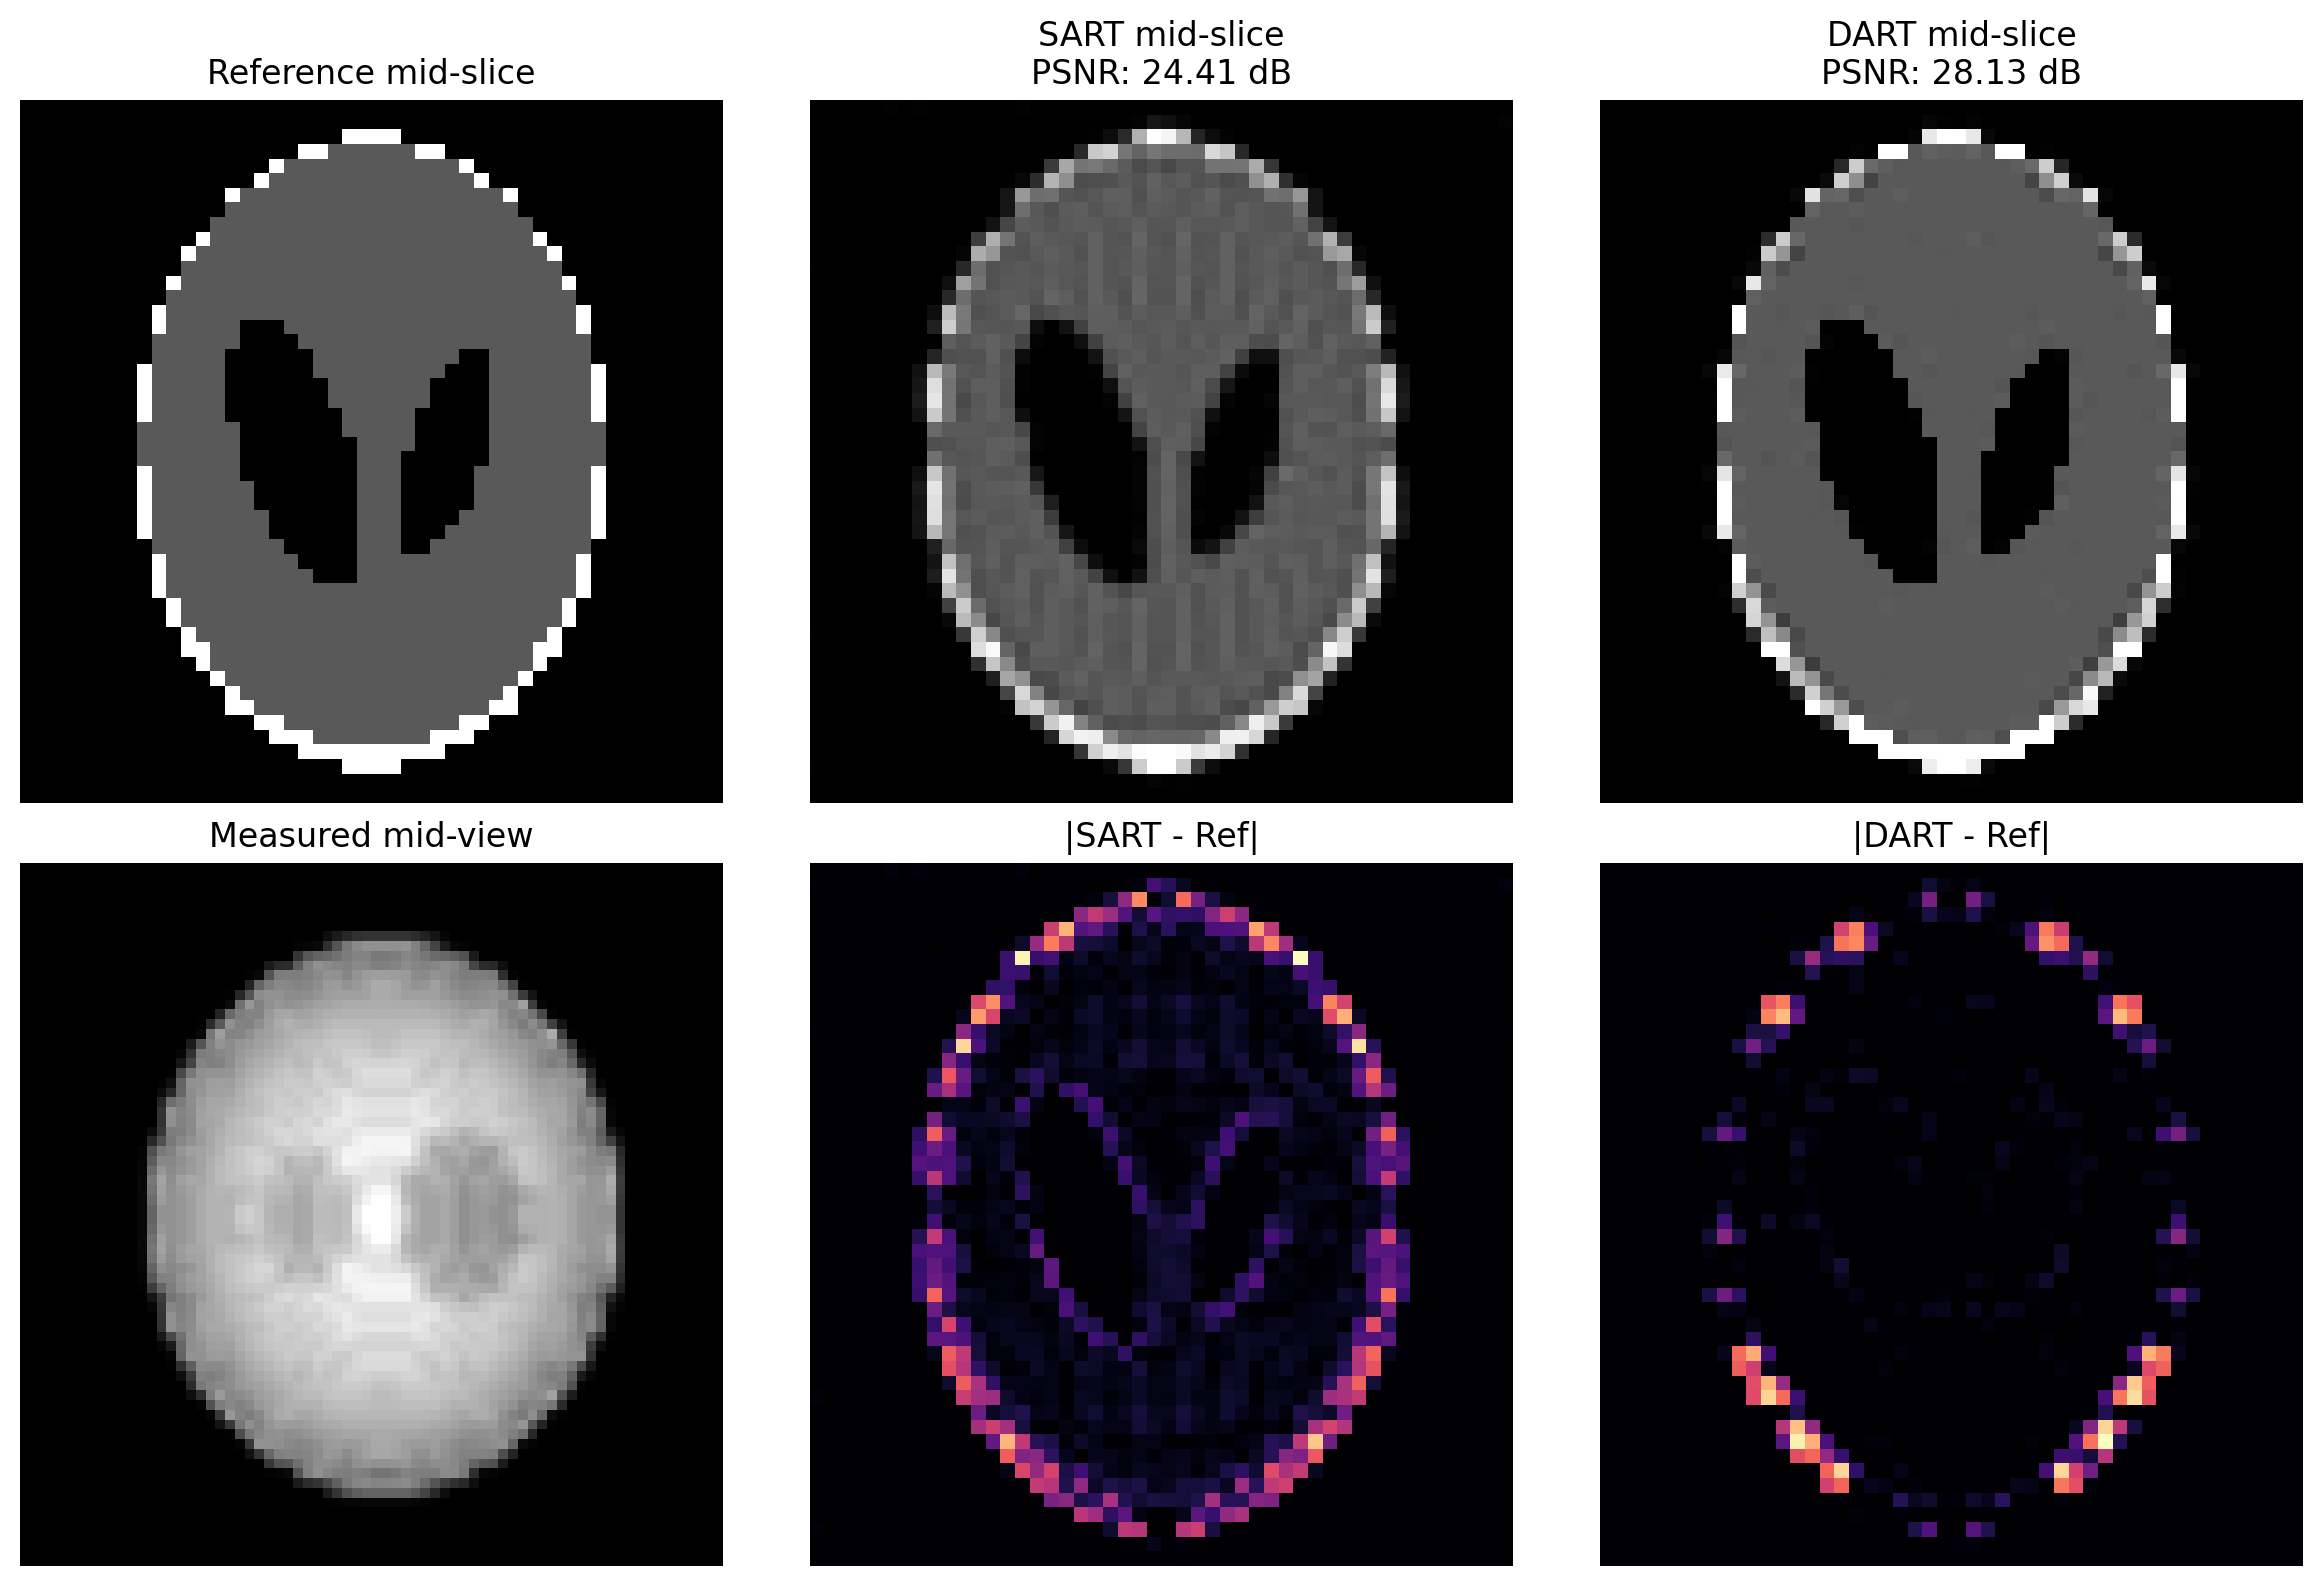

The Python source for this figure:
"""Run DART on a discrete 3D cone-beam phantom."""

from __future__ import annotations

from pathlib import Path

import matplotlib.pyplot as plt
import mlx.core as mx
import numpy as np

import diffct_mlx


def quantize_volume(volume: np.ndarray, gray_levels: np.ndarray) -> np.ndarray:
    """Quantize a continuous phantom onto a discrete set of gray levels."""
    thresholds = 0.5 * (gray_levels[:-1] + gray_levels[1:])
    indices = np.digitize(volume, thresholds, right=False)
    return gray_levels[indices]


def compute_metrics(reference: np.ndarray, reconstruction: np.ndarray) -> tuple[float, float]:
    """Return MSE and PSNR against the discrete reference volume."""
    mse = float(np.mean((reconstruction - reference) ** 2))
    dynamic_range = float(reference.max() - reference.min())
    if dynamic_range <= 0.0:
        dynamic_range = 1.0
    psnr = float("inf") if mse <= 0.0 else 10.0 * np.log10((dynamic_range**2) / mse)
    return mse, psnr


def main() -> None:
    volume_shape = (48, 48, 48)
    num_views = 72
    detector_shape = (72, 72)
    du = 1.0
    dv = 1.0
    voxel_spacing = 1.0
    sid = 600.0
    sdd = 900.0
    gray_levels = np.array([0.0, 0.35, 0.7, 1.0], dtype=np.float32)

    continuous_reference = np.asarray(diffct_mlx.shepp_logan_3d(volume_shape), dtype=np.float32)
    reference = quantize_volume(continuous_reference, gray_levels)
    reference_mx = mx.array(reference, dtype=mx.float32)

    det_u_count, det_v_count = detector_shape
    src_pos, det_center, det_u_vec, det_v_vec = diffct_mlx.circular_trajectory_3d(num_views, sid, sdd)
    sinogram = diffct_mlx.cone_forward(
        reference_mx,
        src_pos,
        det_center,
        det_u_vec,
        det_v_vec,
        det_u=det_u_count,
        det_v=det_v_count,
        du=du,
        dv=dv,
        voxel_spacing=voxel_spacing,
    )
    mx.eval(sinogram)
    measured_projections = [sinogram[index] for index in range(int(sinogram.shape[0]))]
    forward_single, back_single, _ = diffct_mlx.make_cone_3d_operators(
        src_pos,
        det_center,
        det_u_vec,
        det_v_vec,
        volume_shape=volume_shape,
        detector_shape=detector_shape,
        du=du,
        dv=dv,
        voxel_spacing=voxel_spacing,
    )

    print("Running SART baseline...")
    sart_reconstruction = diffct_mlx.run_sart(
        measured_projections,
        forward_single,
        back_single,
        diffct_mlx.SARTParameters(
            volume_shape=volume_shape,
            iteration_count=8,
            sart_iteration_count=1,
            voxel_extreme_values=(0.0, 1.0),
            backprojection_scale=0.1,
            shuffle_projection_order=False,
        ),
        show_progress=True,
    )

    print("Running DART...")
    dart_reconstruction = diffct_mlx.run_dart(
        measured_projections,
        forward_single,
        back_single,
        diffct_mlx.DARTParameters(
            volume_shape=volume_shape,
            iteration_count=12,
            sart_iteration_count=4,
            initial_reconstruction_sweeps=8,
            gray_levels=tuple(float(level) for level in gray_levels),
            free_pixel_probability=0.08,
            voxel_extreme_values=(0.0, 1.0),
            backprojection_scale=0.1,
            shuffle_projection_order=False,
            random_seed=7,
        ),
        show_progress=True,
    )

    reference_np = np.asarray(reference_mx)
    sart_np = np.asarray(sart_reconstruction)
    dart_np = np.asarray(dart_reconstruction)
    sart_mse, sart_psnr = compute_metrics(reference_np, sart_np)
    dart_mse, dart_psnr = compute_metrics(reference_np, dart_np)

    print("\nResults")
    print(f"SART  mse={sart_mse:.6f}  psnr={sart_psnr:.2f} dB")
    print(f"DART  mse={dart_mse:.6f}  psnr={dart_psnr:.2f} dB")

    mid_slice = volume_shape[0] // 2
    mid_view = num_views // 2
    figure = plt.figure(figsize=(12, 8))
    panels = [
        ("Reference mid-slice", reference_np[mid_slice]),
        (f"SART mid-slice\nPSNR: {sart_psnr:.2f} dB", sart_np[mid_slice]),
        (f"DART mid-slice\nPSNR: {dart_psnr:.2f} dB", dart_np[mid_slice]),
        ("Measured mid-view", np.asarray(sinogram[mid_view]).T),
        ("|SART - Ref|", np.abs(sart_np[mid_slice] - reference_np[mid_slice])),
        ("|DART - Ref|", np.abs(dart_np[mid_slice] - reference_np[mid_slice])),
    ]
    for index, (title, image) in enumerate(panels, start=1):
        axis = figure.add_subplot(2, 3, index)
        if index == 4:
            axis.imshow(image, cmap="gray", origin="lower")
        elif index >= 5:
            axis.imshow(image, cmap="magma")
        else:
            axis.imshow(image, cmap="gray", vmin=0.0, vmax=1.0)
        axis.set_title(title)
        axis.axis("off")

    figure.tight_layout()
    output_path = Path(__file__).with_name("dart_cone.png")
    figure.savefig(output_path, dpi=200, bbox_inches="tight")
    plt.show()


if __name__ == "__main__":
    main()
